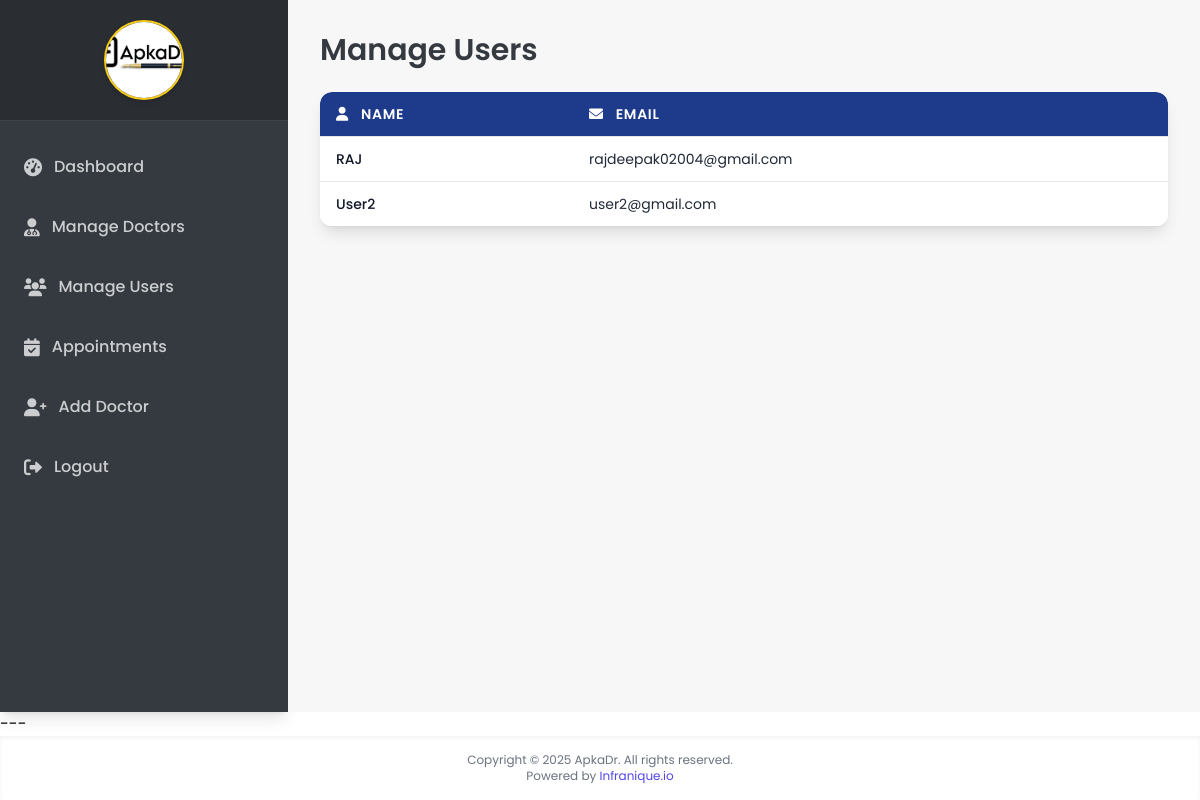
Before: /manage_users (signed in) with the older database file.
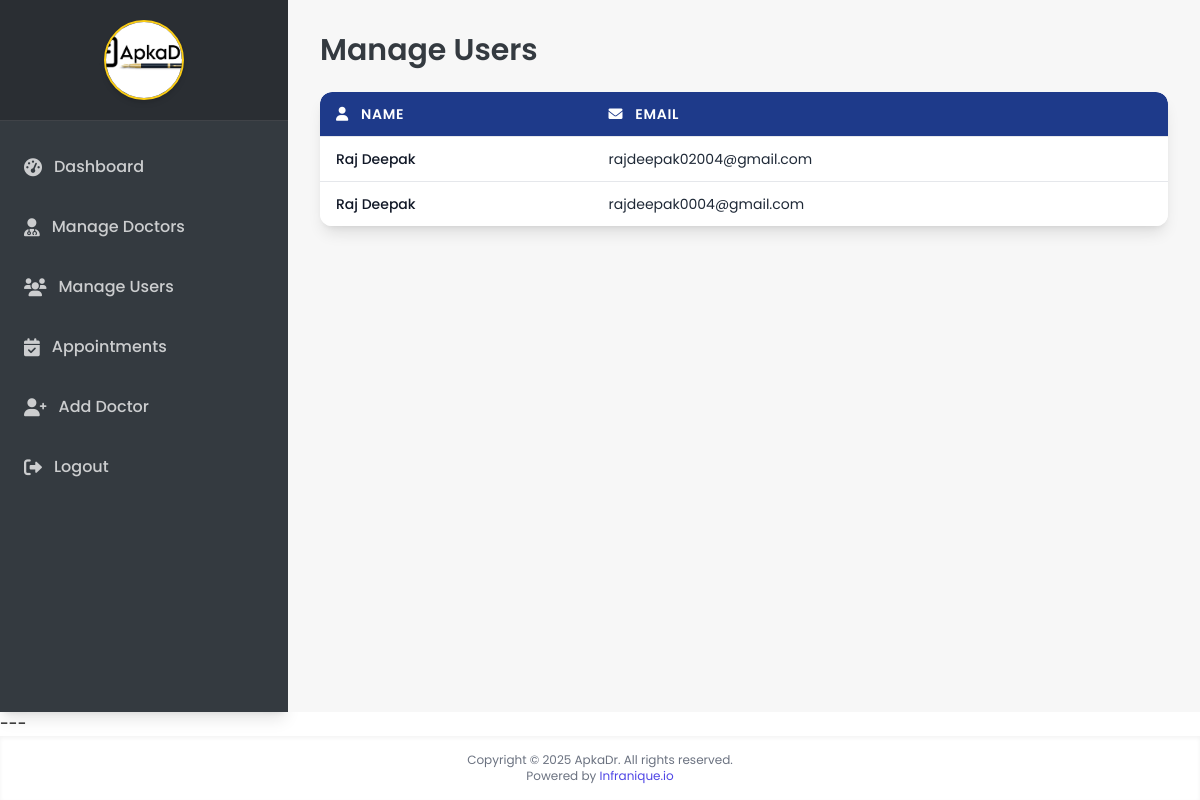
After: the same page with the newer database file.
### backend/models.py (models this page shows)
class User(db.Model):
    id = db.Column(db.Integer(), primary_key=True)
    fullName = db.Column(db.String(), nullable=False)  # Removed unique=True
    email = db.Column(db.String(), unique=True, nullable=False)
    age = db.Column(db.Integer(), nullable=False)
    phone = db.Column(db.String(), nullable=False)
    address = db.Column(db.String(), nullable=False)
    password = db.Column(db.String(),nullable=False)
    type = db.Column(db.String(), default="general")
    appointments = db.relationship('Appointment', backref='patient', lazy=True, primaryjoin="User.id == Appointment.user_id")

### backend/controllers.py (the view)
@app.route("/manage_users")
def manage_users():
    if session.get("user_type") != "admin":
        flash("Unauthorized access", "danger")
        return redirect(url_for("login_page"))
    users = User.query.filter(User.type != 'admin').all()
    return render_template("admin/manage_users.html", users=users)

### templates/admin/manage_users.html (shortened to what the changed rows need)
<!DOCTYPE html>
<html lang="en">
<head>
    <script src="https://cdn.tailwindcss.com"></script>
    <link rel="stylesheet" href="https://cdnjs.cloudflare.com/ajax/libs/font-awesome/6.0.0-beta3/css/all.min.css">
</head>
<body class="flex flex-col min-h-screen">
    <div class="flex flex-1">
        <main class="flex-grow p-4 md:p-8 bg-apkadr-light-gray flex flex-col">
            <h2 class="text-3xl font-semibold text-apkadr-black mb-6 mt-0 lg:mt-0 hidden lg:block">Manage Users</h2>
            <div class="bg-white rounded-xl shadow-lg overflow-x-auto">
                <table class="min-w-full divide-y divide-gray-200 vertical-table">
                    <thead class="bg-apkadr-dark-blue text-white">
                        <tr>
                            <th class="px-4 py-3 text-left font-semibold text-sm uppercase tracking-wider rounded-tl-xl">
                                <i class="fas fa-user mr-2"></i> Name</th>
                            <th class="px-4 py-3 text-left font-semibold text-sm uppercase tracking-wider rounded-tr-xl">
                                <i class="fas fa-envelope mr-2"></i> Email</th>
                        </tr>
                    </thead>
                    <tbody class="bg-white divide-y divide-gray-200">
                        {% for user in users %}
                        <tr class="hover:bg-gray-50 transition-colors duration-200">
                            <td data-label="Name" class="px-4 py-3 text-sm font-medium text-gray-900">
                                {{ user.fullName }}</td>
                            <td data-label="Email" class="px-4 py-3 text-sm text-gray-800">
                                {{ user.email }}</td>
                        </tr>
                        {% else %}
                        <tr>
                            <td colspan="2" class="px-4 py-4 text-center text-gray-500 text-base">No users found.
                            </td>
                        </tr>
                        {% endfor %}
                    </tbody>
                </table>
            </div>
        </main>
    </div>
</body>
</html>

Changed rows visible on the page:
changed User "rajdeepak02004@gmail.com": fullName "RAJ" → "Raj Deepak"
changed User: fullName "User2" → "Raj Deepak"; email "user2@gmail.com" → "rajdeepak0004@gmail.com"
